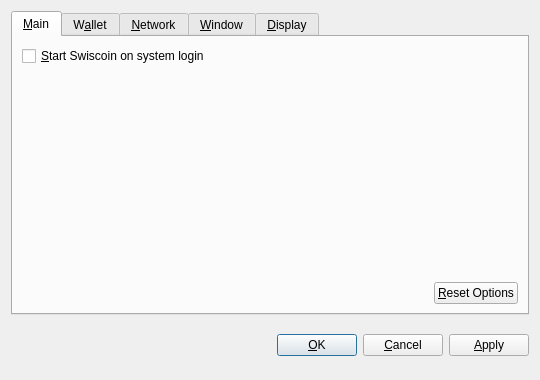
<?xml version="1.0" encoding="UTF-8"?>
<ui version="4.0">
 <class>OptionsDialog</class>
 <widget class="QDialog" name="OptionsDialog">
  <property name="geometry">
   <rect>
    <x>0</x>
    <y>0</y>
    <width>540</width>
    <height>380</height>
   </rect>
  </property>
  <property name="windowTitle">
   <string>Options</string>
  </property>
  <property name="modal">
   <bool>true</bool>
  </property>
  <layout class="QVBoxLayout" name="verticalLayout">
   <item>
    <widget class="QTabWidget" name="tabWidget">
     <property name="tabPosition">
      <enum>QTabWidget::North</enum>
     </property>
     <property name="currentIndex">
      <number>0</number>
     </property>
     <widget class="QWidget" name="tabMain">
      <attribute name="title">
       <string>&amp;Main</string>
      </attribute>
      <layout class="QVBoxLayout" name="verticalLayout_Main">
       <item>
        <widget class="QCheckBox" name="bitcoinAtStartup">
         <property name="toolTip">
          <string>Automatically start Swiscoin after logging in to the system.</string>
         </property>
         <property name="text">
          <string>&amp;Start Swiscoin on system login</string>
         </property>
        </widget>
       </item>
       <item>
        <spacer name="verticalSpacer_Main">
         <property name="orientation">
          <enum>Qt::Vertical</enum>
         </property>
         <property name="sizeHint" stdset="0">
          <size>
           <width>20</width>
           <height>40</height>
          </size>
         </property>
        </spacer>
       </item>
       <item>
        <layout class="QHBoxLayout" name="horizontalLayout_2_Main">
         <item>
          <spacer name="horizontalSpacer_2_Main">
           <property name="orientation">
            <enum>Qt::Horizontal</enum>
           </property>
           <property name="sizeHint" stdset="0">
            <size>
             <width>40</width>
             <height>20</height>
            </size>
           </property>
          </spacer>
         </item>
         <item>
          <widget class="QPushButton" name="resetButton">
           <property name="toolTip">
            <string>Reset all client options to default.</string>
           </property>
           <property name="text">
            <string>&amp;Reset Options</string>
           </property>
           <property name="autoDefault">
            <bool>false</bool>
           </property>
          </widget>
         </item>
        </layout>
       </item>
      </layout>
     </widget>
     <widget class="QWidget" name="tabWallet">
      <attribute name="title">
       <string>W&amp;allet</string>
      </attribute>
      <layout class="QVBoxLayout" name="verticalLayout_Network">
       <item>
        <widget class="QLabel" name="transactionFeeInfoLabel">
         <property name="text">
          <string>Optional transaction fee per kB that helps make sure your transactions are processed quickly. Most transactions are 1 kB.</string>
         </property>
         <property name="textFormat">
          <enum>Qt::PlainText</enum>
         </property>
         <property name="wordWrap">
          <bool>true</bool>
         </property>
        </widget>
       </item>
       <item>
        <layout class="QHBoxLayout" name="horizontalLayout_1_Main">
         <item>
          <widget class="QLabel" name="transactionFeeLabel">
           <property name="text">
            <string>Pay transaction &amp;fee</string>
           </property>
           <property name="textFormat">
            <enum>Qt::PlainText</enum>
           </property>
           <property name="buddy">
            <cstring>transactionFee</cstring>
           </property>
          </widget>
         </item>
         <item>
          <widget class="BitcoinAmountField" name="transactionFee"/>
         </item>
         <item>
          <spacer name="horizontalSpacer_1_Main">
           <property name="orientation">
            <enum>Qt::Horizontal</enum>
           </property>
           <property name="sizeHint" stdset="0">
            <size>
             <width>40</width>
             <height>20</height>
            </size>
           </property>
          </spacer>
         </item>
        </layout>
       </item>
       <item>
        <widget class="QLabel" name="label">
         <property name="text">
          <string>If you disable the spending of unconfirmed change, the change from a transaction cannot be used until that transaction has at least one confirmation. This also affects how your balance is computed.</string>
         </property>
         <property name="wordWrap">
          <bool>true</bool>
         </property>
        </widget>
       </item>
       <item>
        <widget class="QCheckBox" name="spendZeroConfChange">
         <property name="text">
          <string>Spend unconfirmed change  (experts only)</string>
         </property>
        </widget>
       </item>
       <item>
        <spacer name="verticalSpacer">
         <property name="orientation">
          <enum>Qt::Vertical</enum>
         </property>
         <property name="sizeHint" stdset="0">
          <size>
           <width>20</width>
           <height>40</height>
          </size>
         </property>
        </spacer>
       </item>
      </layout>
     </widget>
     <widget class="QWidget" name="tabNetwork">
      <attribute name="title">
       <string>&amp;Network</string>
      </attribute>
      <layout class="QVBoxLayout" name="verticalLayout_Network">
       <item>
        <widget class="QCheckBox" name="mapPortUpnp">
         <property name="toolTip">
          <string>Automatically open the Swiscoin client port on the router. This only works when your router supports UPnP and it is enabled.</string>
         </property>
         <property name="text">
          <string>Map port using &amp;UPnP</string>
         </property>
        </widget>
       </item>
       <item>
        <widget class="QCheckBox" name="connectSocks">
         <property name="toolTip">
          <string>Connect to the Swiscoin network through a SOCKS proxy (e.g. when connecting through Tor).</string>
         </property>
         <property name="text">
          <string>&amp;Connect through SOCKS proxy:</string>
         </property>
        </widget>
       </item>
       <item>
        <layout class="QHBoxLayout" name="horizontalLayout_Network">
         <item>
          <widget class="QLabel" name="proxyIpLabel">
           <property name="text">
            <string>Proxy &amp;IP:</string>
           </property>
           <property name="textFormat">
            <enum>Qt::PlainText</enum>
           </property>
           <property name="buddy">
            <cstring>proxyIp</cstring>
           </property>
          </widget>
         </item>
         <item>
          <widget class="QValidatedLineEdit" name="proxyIp">
           <property name="maximumSize">
            <size>
             <width>140</width>
             <height>16777215</height>
            </size>
           </property>
           <property name="toolTip">
            <string>IP address of the proxy (e.g. 127.0.0.1)</string>
           </property>
          </widget>
         </item>
         <item>
          <widget class="QLabel" name="proxyPortLabel">
           <property name="text">
            <string>&amp;Port:</string>
           </property>
           <property name="textFormat">
            <enum>Qt::PlainText</enum>
           </property>
           <property name="buddy">
            <cstring>proxyPort</cstring>
           </property>
          </widget>
         </item>
         <item>
          <widget class="QLineEdit" name="proxyPort">
           <property name="maximumSize">
            <size>
             <width>55</width>
             <height>16777215</height>
            </size>
           </property>
           <property name="toolTip">
            <string>Port of the proxy (e.g. 9050)</string>
           </property>
          </widget>
         </item>
         <item>
          <widget class="QLabel" name="socksVersionLabel">
           <property name="text">
            <string>SOCKS &amp;Version:</string>
           </property>
           <property name="textFormat">
            <enum>Qt::PlainText</enum>
           </property>
           <property name="buddy">
            <cstring>socksVersion</cstring>
           </property>
          </widget>
         </item>
         <item>
          <widget class="QValueComboBox" name="socksVersion">
           <property name="toolTip">
            <string>SOCKS version of the proxy (e.g. 5)</string>
           </property>
          </widget>
         </item>
         <item>
          <spacer name="horizontalSpacer_Network">
           <property name="orientation">
            <enum>Qt::Horizontal</enum>
           </property>
           <property name="sizeHint" stdset="0">
            <size>
             <width>40</width>
             <height>20</height>
            </size>
           </property>
          </spacer>
         </item>
        </layout>
       </item>
       <item>
        <spacer name="verticalSpacer_Network">
         <property name="orientation">
          <enum>Qt::Vertical</enum>
         </property>
         <property name="sizeHint" stdset="0">
          <size>
           <width>20</width>
           <height>40</height>
          </size>
         </property>
        </spacer>
       </item>
      </layout>
     </widget>
     <widget class="QWidget" name="tabWindow">
      <attribute name="title">
       <string>&amp;Window</string>
      </attribute>
      <layout class="QVBoxLayout" name="verticalLayout_Window">
       <item>
        <widget class="QCheckBox" name="minimizeToTray">
         <property name="toolTip">
          <string>Show only a tray icon after minimizing the window.</string>
         </property>
         <property name="text">
          <string>&amp;Minimize to the tray instead of the taskbar</string>
         </property>
        </widget>
       </item>
       <item>
        <widget class="QCheckBox" name="minimizeOnClose">
         <property name="toolTip">
          <string>Minimize instead of exit the application when the window is closed. When this option is enabled, the application will be closed only after selecting Quit in the menu.</string>
         </property>
         <property name="text">
          <string>M&amp;inimize on close</string>
         </property>
        </widget>
       </item>
       <item>
        <spacer name="verticalSpacer_Window">
         <property name="orientation">
          <enum>Qt::Vertical</enum>
         </property>
         <property name="sizeHint" stdset="0">
          <size>
           <width>20</width>
           <height>40</height>
          </size>
         </property>
        </spacer>
       </item>
      </layout>
     </widget>
     <widget class="QWidget" name="tabDisplay">
      <attribute name="title">
       <string>&amp;Display</string>
      </attribute>
      <layout class="QVBoxLayout" name="verticalLayout_Display">
       <item>
        <layout class="QHBoxLayout" name="horizontalLayout_1_Display">
         <item>
          <widget class="QLabel" name="langLabel">
           <property name="text">
            <string>User Interface &amp;language:</string>
           </property>
           <property name="textFormat">
            <enum>Qt::PlainText</enum>
           </property>
           <property name="buddy">
            <cstring>lang</cstring>
           </property>
          </widget>
         </item>
         <item>
          <widget class="QValueComboBox" name="lang">
           <property name="toolTip">
            <string>The user interface language can be set here. This setting will take effect after restarting Swiscoin.</string>
           </property>
          </widget>
         </item>
        </layout>
       </item>
       <item>
        <layout class="QHBoxLayout" name="horizontalLayout_2_Display">
         <item>
          <widget class="QLabel" name="unitLabel">
           <property name="text">
            <string>&amp;Unit to show amounts in:</string>
           </property>
           <property name="textFormat">
            <enum>Qt::PlainText</enum>
           </property>
           <property name="buddy">
            <cstring>unit</cstring>
           </property>
          </widget>
         </item>
         <item>
          <widget class="QValueComboBox" name="unit">
           <property name="toolTip">
            <string>Choose the default subdivision unit to show in the interface and when sending coins.</string>
           </property>
          </widget>
         </item>
        </layout>
       </item>
       <item>
        <widget class="QCheckBox" name="displayAddresses">
         <property name="toolTip">
          <string>Whether to show Swiscoin addresses in the transaction list or not.</string>
         </property>
         <property name="text">
          <string>&amp;Display addresses in transaction list</string>
         </property>
        </widget>
       </item>
       <item>
        <widget class="QCheckBox" name="coinControlFeatures">
         <property name="toolTip">
          <string>Whether to show coin control features or not.</string>
         </property>
         <property name="text">
          <string>Display coin &amp;control features (experts only!)</string>
         </property>
        </widget>
       </item>
       <item>
        <spacer name="verticalSpacer_Display">
         <property name="orientation">
          <enum>Qt::Vertical</enum>
         </property>
         <property name="sizeHint" stdset="0">
          <size>
           <width>20</width>
           <height>40</height>
          </size>
         </property>
        </spacer>
       </item>
      </layout>
     </widget>
    </widget>
   </item>
   <item>
    <layout class="QHBoxLayout" name="horizontalLayout_Buttons">
     <item>
      <spacer name="horizontalSpacer_1">
       <property name="orientation">
        <enum>Qt::Horizontal</enum>
       </property>
       <property name="sizeHint" stdset="0">
        <size>
         <width>40</width>
         <height>48</height>
        </size>
       </property>
      </spacer>
     </item>
     <item>
      <widget class="QLabel" name="statusLabel">
       <property name="font">
        <font>
         <weight>75</weight>
         <bold>true</bold>
        </font>
       </property>
       <property name="text">
        <string/>
       </property>
       <property name="textFormat">
        <enum>Qt::PlainText</enum>
       </property>
       <property name="wordWrap">
        <bool>true</bool>
       </property>
      </widget>
     </item>
     <item>
      <spacer name="horizontalSpacer_2">
       <property name="orientation">
        <enum>Qt::Horizontal</enum>
       </property>
       <property name="sizeHint" stdset="0">
        <size>
         <width>40</width>
         <height>48</height>
        </size>
       </property>
      </spacer>
     </item>
     <item>
      <widget class="QPushButton" name="okButton">
       <property name="text">
        <string>&amp;OK</string>
       </property>
      </widget>
     </item>
     <item>
      <widget class="QPushButton" name="cancelButton">
       <property name="text">
        <string>&amp;Cancel</string>
       </property>
       <property name="autoDefault">
        <bool>false</bool>
       </property>
      </widget>
     </item>
     <item>
      <widget class="QPushButton" name="applyButton">
       <property name="text">
        <string>&amp;Apply</string>
       </property>
       <property name="autoDefault">
        <bool>false</bool>
       </property>
      </widget>
     </item>
    </layout>
   </item>
  </layout>
 </widget>
 <customwidgets>
  <customwidget>
   <class>BitcoinAmountField</class>
   <extends>QSpinBox</extends>
   <header>bitcoinamountfield.h</header>
  </customwidget>
  <customwidget>
   <class>QValueComboBox</class>
   <extends>QComboBox</extends>
   <header>qvaluecombobox.h</header>
  </customwidget>
  <customwidget>
   <class>QValidatedLineEdit</class>
   <extends>QLineEdit</extends>
   <header>qvalidatedlineedit.h</header>
  </customwidget>
 </customwidgets>
 <resources/>
 <connections/>
</ui>
